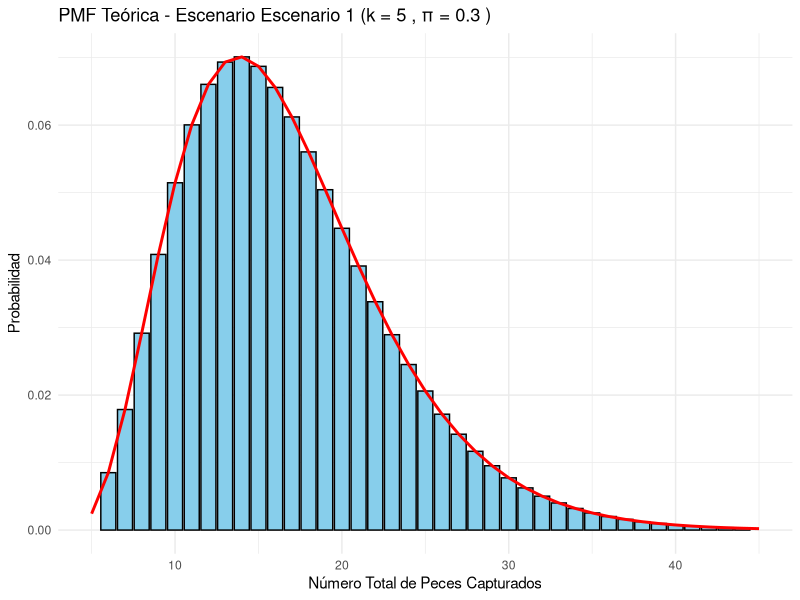
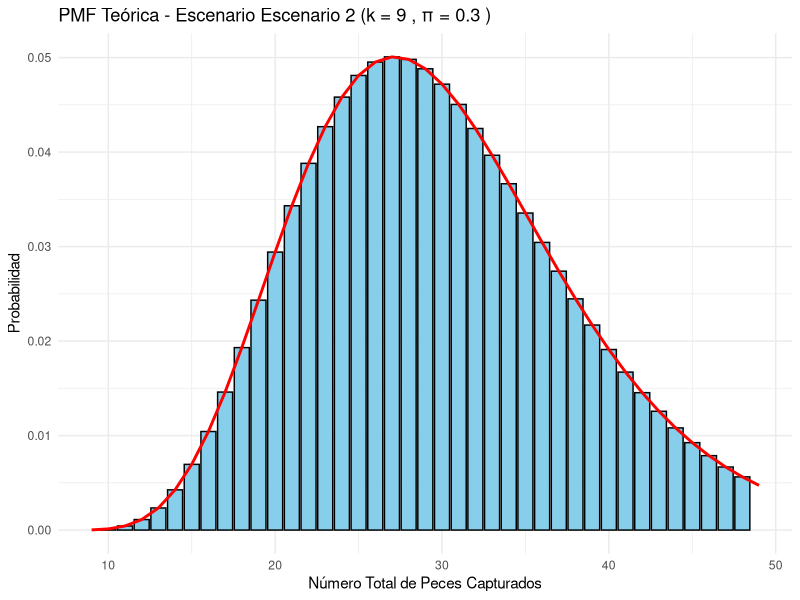
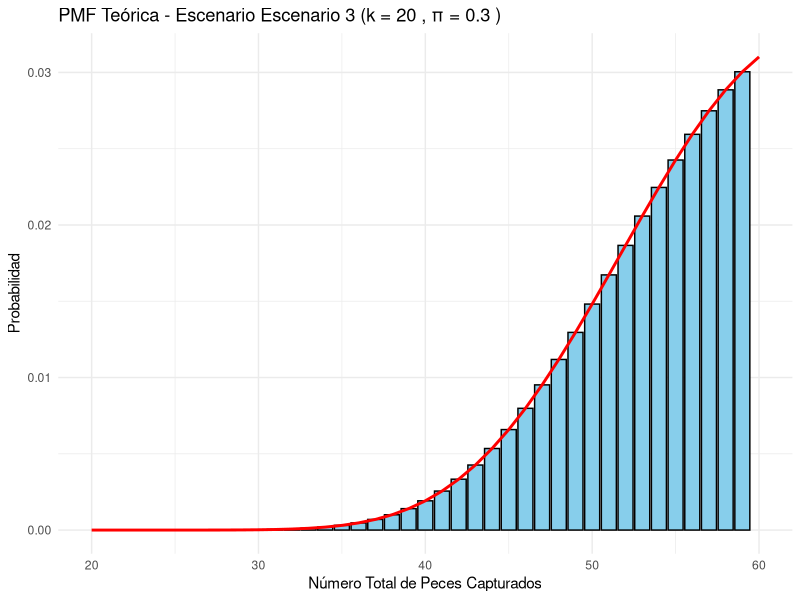
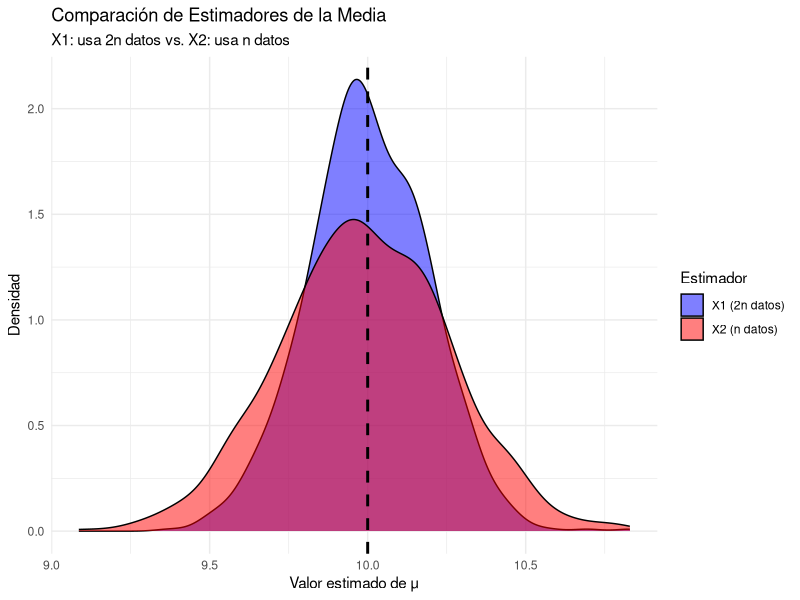
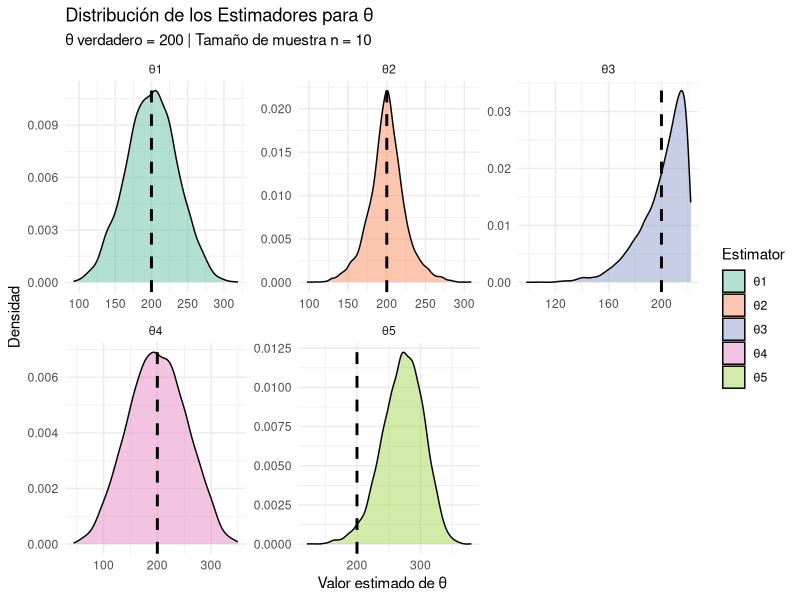
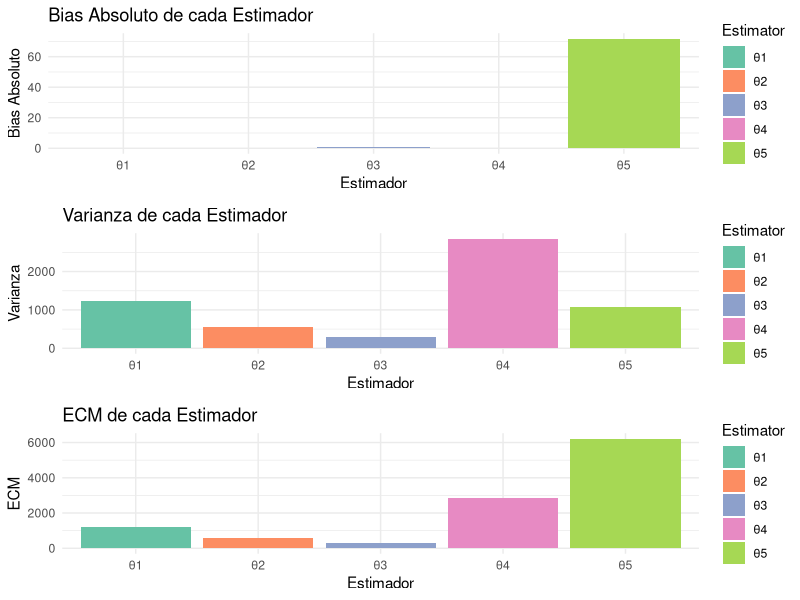
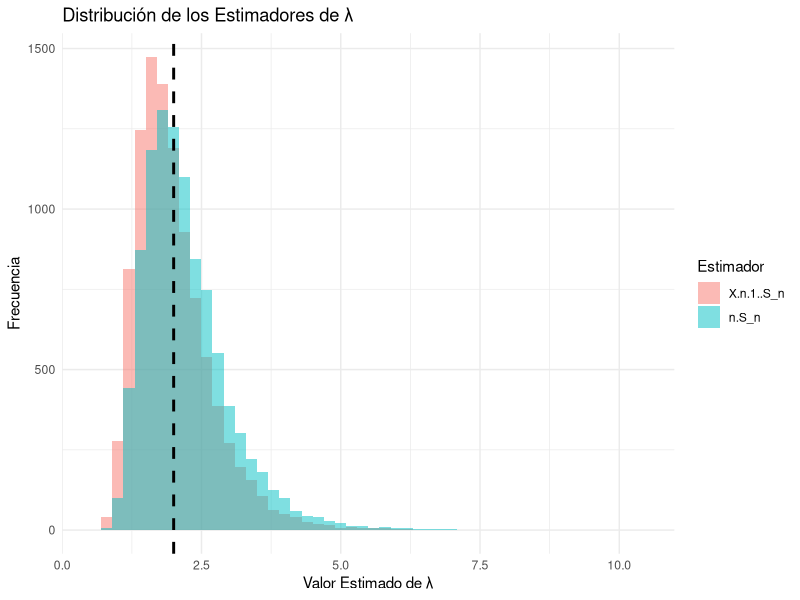
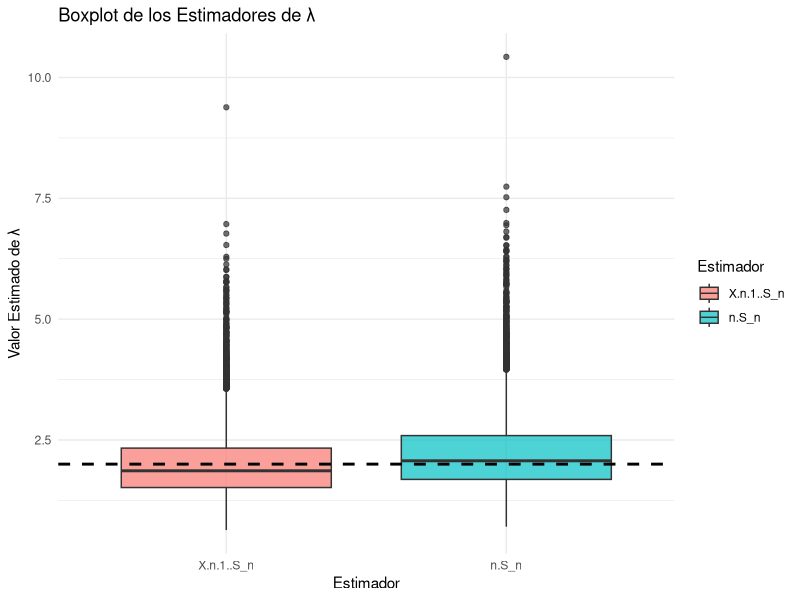

These charts were generated, in order, by the following R code:
# -------------------------------
# UNIVERSIDAD AUTONOMA DE OCCIDENTE
## MAESTRIA EN INTELIGENCIA ARTIFICIAL Y CIENCIA DE DATOS
## INFERENCIA ESTADISTICA
## DESAFÍO 1
## Profesor: Cristian E García.
## Alumno: Yoniliman Galvis Aguirre
## Codigo: 22500214
## CALI - COLOMBIA
### 02/24/2025
# -------------------------------

# -------------------------------
# PREPARAR EL SISTEMA Y CARGAR LIBRERIAS Y 
# -------------------------------

# Variable de control para habilitar o deshabilitar la eliminación de archivos, si tiene problemas para instalar un paqute puede que ayude borrar estos archivos , primero ejecuta este Chunk en FALSE, si hay problemas llevalo a TRUE y ejecuta este Chunk de nuevo. ES probable que tenga que instalar las siguientes dependencias uasndo los siguientes comandos en uan terminal: 
# sudo apt-get update
# sudo apt-get install libharfbuzz-dev libfribidi-dev libcurl4-openssl-dev libssl-dev libxml2-dev libfontconfig1-dev libfreetype6-dev libpng-dev libtiff5-dev libjpeg-dev

eliminar_archivos_habilitado <- FALSE

# Definir los archivos a eliminar
archivos <- c(".Rhistory", ".RData", ".Rprofile")

# Función para eliminar los archivos si existen
eliminar_archivos <- function(archivos) {
  for (archivo in archivos) {
    if (file.exists(archivo)) {
      file.remove(archivo)
      cat("Archivo eliminado:", archivo, "\n")
    } else {
      cat("Archivo no encontrado:", archivo, "\n")
    }
  }
}

# Eliminar los archivos si se habilitó la opción
if (eliminar_archivos_habilitado) {
  eliminar_archivos(archivos)
} else {
  cat("La eliminación de archivos está deshabilitada.\n")
}

# Instalar y cargar el paquete para manejo de conflictos
install.packages("conflicted")
library(conflicted)

# Preferir funciones específicas de paquetes que estan en conflicto en la librería tidyverse purrr y tidyr las cuales tienen funciones con nombres iguales "stats" y "caret". así que vamos adefinir cual de estas funciones vamos a preferir

conflict_prefer("filter", "dplyr")
conflict_prefer("lag", "dplyr")
conflict_prefer("lift", "purrr")

# Para hacer isntalacion de varios paquetes creamos un vector que contenga los nombre de los paquetes que queremos instalar
paquetes <- c("dplyr", "ggplot2", "caret", "ModelMetrics", "stats4", "tidyverse","tidyr","gridExtra")

# hacemos una Función que nos permite instalar paquetes si no están ya instalados en el sistema
instalar_paquetes <- function(paquetes) {
  paquetes_instalados <- paquetes[paquetes %in% installed.packages()[,"Package"]]
  nuevos_paquetes <- paquetes[!(paquetes %in% installed.packages()[,"Package"])]
  
  if(length(nuevos_paquetes)) {
    install.packages(nuevos_paquetes, quiet = TRUE)
    cat("Se instalaron los siguientes paquetes:", nuevos_paquetes, "\n")
  } else {
    cat("Todos los paquetes ya están instalados.\n")
  }
  
  if(length(paquetes_instalados)) {
    cat("Los siguientes paquetes ya estaban instalados:", paquetes_instalados, "\n")
  }
}

# Instala los paquetes que son necesarios
instalar_paquetes(paquetes)


# Cargar los paquetes
library(dplyr)
library(ggplot2)
library(caret)
library(ModelMetrics)
library(stats4)
library(tidyverse)
library(tidyr)

# -------------------------------
# SITUACION 1
# -------------------------------
# Estimacion de la proporcion de peces en el oceano pacífico
## Definimos los parámetros para hacer la simulacion
set.seed(1234)

# pi_verdadero es el valor real del parámetro que queremos estimar, en este caso es la proporcion de la especie de peces en el oceano pacífico $\pi$, contra este valor es que vamos a comparar los estimadores en la simulación, sin este valor no podriamos hacer la validacion del ECM ó del sesgo de la simulación. Si no se conoce el valor pi_verdadero, no es posible usar ECM y tocaría evaluar el rendimiento con otras métricas como varianza, intervalos de confianza o por estudios previos de muestreo.
pi_verdadero <- 0.3  # Valor verdadero de π (0 < π ≤ 0.5)

# Definimos los 3 escenarios: n = número de barcos, k = número de capturas requeridas
Escenarios <- list("Escenario 1" = list(n = 10, k = 5),
                   "Escenario 2" = list(n = 20, k = 9),
                   "Escenario 3" = list(n = 50, k = 20))

B <- 5000  # Número de simulaciones por escenario

# --- Función para el Estimador Bayesiano ó Prior---
# Calcula la media del posterior con prior uniforme en (0, 0.5)
media <- function(sum_x, n, k) {
  post_density <- function(pi) {
    2 * pi^(n * k) * (1 - pi)^(sum_x - n * k)
  }
  norm_const <- integrate(post_density, lower = 0, upper = 0.5)$value
  num_int <- integrate(function(pi) pi * post_density(pi),
                       lower = 0, upper = 0.5)$value
  return(num_int / norm_const)
}

# --- Definición de los Estimadores Propuestos ---

# 1. Estimador MLE (o basado en la media muestral)
estimador_mle <- function(data, k) { 
  k / mean(data) 
}

# 2. Estimador basado en transformación logarítmica
# Evitamos usar el nombre "log" para no colisionar con la función base.
estimador_log <- function(data, k) { 
  exp(mean(log(k / data))) 
}

# 3. Estimador Bayesiano
estimador_bayes <- function(data, k) { 
  media(sum(data), length(data), k) 
}

# 4. Estimador UMVUE (insesgado)
estimador_umvue <- function(data, k) {
  (length(data) * k - 1) / (sum(data) - 1)
}

# --- Simulaciones y Comparaciones ---
result <- list()           # Para almacenar el ECM de cada estimador por escenario
estimates_all <- data.frame()  # Para recolectar los valores estimados y graficarlos

for (esc in names(Escenarios)) {
  n <- Escenarios[[esc]]$n
  k <- Escenarios[[esc]]$k
  
  # Matriz para almacenar los valores de cada estimador en cada simulación
  est <- matrix(NA, nrow = B, ncol = 4)
  colnames(est) <- c("MLE", "Logaritmo", "Bayes", "UMVUE")
  
  for (i in 1:B) {
    # Generar datos para n barcos:
    # rnbinom(n, size = k, prob = pi_verdadero) genera el número de fracasos hasta k éxitos.
    # Sumamos k para obtener el total de capturas.
    data <- rnbinom(n, size = k, prob = pi_verdadero) + k
    
    # Calcular cada uno de los estimadores:
    est[i, "MLE"]       <- estimador_mle(data, k)
    est[i, "Logaritmo"] <- estimador_log(data, k)
    est[i, "Bayes"]     <- estimador_bayes(data, k)
    est[i, "UMVUE"]     <- estimador_umvue(data, k)
  }
  
  # Calcular el ECM para cada estimador en el escenario actual
  ECM <- colMeans((est - pi_verdadero)^2)
  result[[esc]] <- ECM
  
  # Convertir a formato largo para graficar
  df <- as.data.frame(est)  # Se usa "est" (no "estimaciones")
  df$Simulacion <- 1:B
  df_long <- pivot_longer(df, cols = c("MLE", "Logaritmo", "Bayes", "UMVUE"),
                          names_to = "Estimador", values_to = "Valor")
  df_long$Escenario <- esc
  estimates_all <- rbind(estimates_all, df_long)
}

# Mostrar los resultados (ECM) para cada escenario
for (esc in names(result)) {
  cat("\nEscenario", esc, "\n")
  print(result[[esc]])
}

# --- Graficar la PMF teórica de la distribución negativa binomial para cada escenario ---
# Esto ilustra la distribución de capturas en un solo barco (para cada k del escenario)
for (esc in names(Escenarios)) {
  k_vis <- Escenarios[[esc]]$k
  x_vals <- k_vis:(k_vis + 40)
  # Redondeamos para asegurarnos de tener valores enteros en la función dnbinom
  pmf_vals <- dnbinom(round(x_vals - k_vis), size = k_vis, prob = pi_verdadero)
  df_teorico <- data.frame(Total = x_vals, Probabilidad = pmf_vals)
  
  set.seed(123)  # Para reproducibilidad
  n_sim <- 10000
  simulados <- rnbinom(n_sim, size = k_vis, prob = pi_verdadero) + k_vis
  df_sim <- data.frame(Total = simulados)
  
  g <- ggplot(df_teorico, aes(x = Total, y = Probabilidad)) +
    geom_bar(stat = "identity", fill = "skyblue", color = "black") +
    geom_line(data = df_teorico, aes(x = Total, y = Probabilidad),
              color = "red", size = 1) +
    labs(title = paste("PMF Teórica - Escenario", esc, "(k =", k_vis, ", π =", pi_verdadero, ")"),
         x = "Número Total de Peces Capturados", y = "Probabilidad") +
    xlim(c(k_vis, k_vis + 40)) +
    theme_minimal()
  
  print(g)
}

# Construir la tabla ECM utilizando sapply y verificando que cada estimador exista
ECM_tabla <- data.frame(
  Escenario   = names(result),
  n           = sapply(names(result), function(x) Escenarios[[x]]$n),
  k           = sapply(names(result), function(x) Escenarios[[x]]$k),
  MLE         = sapply(result, function(x) { if("MLE" %in% names(x)) as.numeric(x["MLE"]) else NA }),
  Logaritmo   = sapply(result, function(x) { if("Logaritmo" %in% names(x)) as.numeric(x["Logaritmo"]) else NA }),
  Bayes       = sapply(result, function(x) { if("Bayes" %in% names(x)) as.numeric(x["Bayes"]) else NA }),
  UMVUE       = sapply(result, function(x) { if("UMVUE" %in% names(x)) as.numeric(x["UMVUE"]) else NA }),
  stringsAsFactors = FALSE
)


# Resumen de EMC de el desempeño de los estimadores en cada escenario planteado
if(requireNamespace("knitr", quietly = TRUE)){
  knitr::kable(ECM_tabla, caption = "ECM de cada estimador por escenario, donde n = número de barcos, k = número de capturas requeridas")
} else {
  print(ECM_tabla)
}

# -------------------------------
## Conclusiones
# -------------------------------

# En el ejercicio propuse 4 etimadores: el de mediana muestral o momentos (MLE) y su version insesgada UMVUE o de varianza mínima, el de transformación Logaritmica y el Bayesiano.
# Se plantearon 3 escenarios diferentes y se realizáron las simulaciones respectivas.
# Obsevamos que segun el ECM:
  
# *   Los estimadores basados en la media muestral (MLE y UMVUE) son los de mejor desempeño.
# *   Los estimadores basados en la media muestral (MLE y UMVUE) se comportan de manera muy similar.
# *   Los estimadores basados en la media muestral (MLE y UMVUE) mejoran en consistencia a medida que las muesras $k$ aumentan.
# *   El estimador basado en transformación logarítmica mejora igual a medida que las muestras sonmas grandes pero mantiene un ECM superior y eso significa menor eficiencia.
# *   El estimador bayesiano no presenta resultados en todos los escenarios y puede signiicar que necesita mayor verificacion o una seleccion del pior nueva o que este estimador no es suficientemente robusto para este muestreo en particular.


# -------------------------------
# SITUACION 2
# -------------------------------

###############################################################################
# Estimación de la Media de una Población
# Comparación de dos estimadores:
#   X1 = (1/(2n)) * Σ x_i (usa 2n datos)
#   X2 = (1/n)  * Σ x_i (usa solo los primeros n datos)
#
# Se evidenciará que X1 es mejor ya que tiene menor varianza.
###############################################################################

# Cargar las librerías necesarias
library(ggplot2)
library(knitr)

# Parámetros de la simulación
set.seed(123)                # La semilla para grantizar la reproducibilidad
n <- 50                      # tamaño de la muestra
N <- 2 * n                   # Tamaño total de la muestra
mu <- 10                     # Media de la poblacion
sigma <- 2                   # Desviación estándarde la poblacion
replicaciones <- 1000        # Número de muestras para la simulacion

# Creamos los vectores para almacenar los estimadores
X1 <- numeric(replicaciones) # Estimador que usa 2n datos (todos)
X2 <- X1  # Estimador que solo usa el primer set de datos

# Simulación: en cada réplica se extrae una muestra de tamaño 2n de la población
for(i in 1:replicaciones){
  sample_data <- rnorm(N, mean = mu, sd = sigma)
  X1[i] <- mean(sample_data)        # Usa todos los 2n datos
  X2[i] <- mean(sample_data[1:n])     # Usa solo los primeros n datos
}

# Calcular las varianzas empíricas (ECM, pues son insesgados)
ecm_X1 <- var(X1)   # Teóricamente: sigma^2/(2n) = (4)/(100) = 0.04
ecm_X2 <- var(X2)   # Teóricamente: sigma^2/n   = (4)/(50)  = 0.08

cat("Varianza (ECM) de X1 (2n datos):", ecm_X1, "\n")
cat("Varianza (ECM) de X2 (n datos):", ecm_X2, "\n")

# Crear un data frame para graficar las densidades de ambos estimadores
df <- data.frame(
  Estimador = factor(c(rep("X1 (2n datos)", length(X1)), rep("X2 (n datos)", length(X2)))),
  Valor = c(X1, X2)
)

# Gráfica comparativa: densidades de los estimadores y línea vertical en mu
g <- ggplot(df, aes(x = Valor, fill = Estimador)) +
  geom_density(alpha = 0.5) +
  geom_vline(xintercept = mu, linetype = "dashed", color = "black", linewidth = 1) +
  labs(title = "Comparación de Estimadores de la Media",
       subtitle = "X1: usa 2n datos vs. X2: usa n datos",
       x = "Valor estimado de μ", y = "Densidad") +
  scale_fill_manual(values = c("blue", "red")) +
  theme_minimal()

print(g)

# Tabla de resumen usando knitr::kable
ECM_tabla <- data.frame(
  Estimador = c("X1 (2n datos)", "X2 (n datos)"),
  ECM = c(ecm_X1, ecm_X2)
)

# Imprimir la tabla
kable(ECM_tabla, caption = "ECM (Varianza empírica) de cada estimador")

# -------------------------------
## Conclusiones
# -------------------------------
# *   El análisis en la gráfica y la teoría nos demuestra que el mejor estimador de $\mu$ es $\overline{X}_1$ ya que este utiliza los $2n$ datos y presenta una varianza $\frac{\sigma²}{(2n)}$ y esa es menor que la varianza de $\overline{X}_2 = \frac{\sigma²}{(n)}$, porque esta solo utiliza la primera mitad de lso datos $n$.
# *   Se demuestra entonces de forma teórica y de forma gráfica que ql estimador de mejor desempeño será siempre aquel que utiliza toda la muestra de datos y no solo una parte de ella.


# -------------------------------
# SITUACION 3
# -------------------------------

###############################################################################
# Estimación de θ (número total de vehículos piratas)
#
# La población consiste en vehículos numerados consecutivamente: 1,2,...,θ.
# Se extrae una muestra aleatoria de tamaño n (sin reemplazo) y se registran los
# números observados: X1, X2, …, Xn.
#
# Se proponen los siguientes estimadores:
#
#   (1)   θ̂(1) = 2·X̄ - 1
#          (porque E(X) = (θ+1)/2 para X ~ Uniforme{1, …, θ})
#
#   (2)   θ̂(2) = X_(n) + X_(1) - 1
#
#   (3)   θ̂(3) = X_max + d̄, donde d̄ es la media de los saltos consecutivos.
#          Al ordenar la muestra: d̄ = (X_(n) - X_(1))/(n-1), de modo que
#          θ̂(3) = X_(n) + (X_(n) - X_(1))/(n-1)
#
#   (4)   θ̂(4) = 2·Med(X) - 1
#
#   (5)   θ̂(5) = X̄ + 3·S
#
# Se simula el comportamiento de estos estimadores para diferentes escenarios
# variando el valor real de θ y el tamaño de muestra n.
###############################################################################

# Cargar las librerías necesarias
library(ggplot2)
library(dplyr)
library(tidyr)
library(knitr)
library(gridExtra)

# Parámetros de simulación
set.seed(1234)
theta_true <- 200    # Valor real de θ (número total de vehículos)
n <- 10              # Tamaño de la muestra (n vehículos observados)
B <- 5000            # Número de réplicas de la simulación

# Inicializamos vectores para almacenar los valores de cada estimador
est1 <- numeric(B)   # Estimador (1): 2*mean - 1
est2 <- numeric(B)   # Estimador (2): min + max - 1
est3 <- numeric(B)   # Estimador (3): max + (max - min)/(n-1)
est4 <- numeric(B)   # Estimador (4): 2*median - 1
est5 <- numeric(B)   # Estimador (5): mean + 3*sd

# Simulación: Para cada réplica se extrae una muestra aleatoria de tamaño n de {1,2,...,θ}
for (i in 1:B) {
  muestra <- sample(1:theta_true, size = n, replace = FALSE)
  
  # Calcular cada uno de los estimadores:
  est1[i] <- 2 * mean(muestra) - 1
  est2[i] <- min(muestra) + max(muestra) - 1
  est3[i] <- max(muestra) + (max(muestra) - min(muestra)) / (n - 1)
  est4[i] <- 2 * median(muestra) - 1
  est5[i] <- mean(muestra) + 3 * sd(muestra)
}

# Crear un data frame con los resultados de las simulaciones y convertir a formato largo
df <- data.frame(
  Replication = 1:B,
  `θ1` = est1,
  `θ2` = est2,
  `θ3` = est3,
  `θ4` = est4,
  `θ5` = est5
)


df_long <- pivot_longer(df, cols = -Replication, 
                        names_to = "Estimator", values_to = "Value")
# Convertir la variable Estimator a factor (usando los valores observados)
df_long$Estimator <- as.factor(df_long$Estimator)

# Graficar las densidades de cada estimador (facetas) con la línea vertical en θ_true
p_dens <- ggplot(df_long, aes(x = Value, fill = Estimator)) +
  geom_density(alpha = 0.5) +
  facet_wrap(~ Estimator, scales = "free") +
  geom_vline(xintercept = theta_true, linetype = "dashed", color = "black", linewidth = 1) +
  labs(title = "Distribución de los Estimadores para θ",
       subtitle = paste("θ verdadero =", theta_true, "| Tamaño de muestra n =", n),
       x = "Valor estimado de θ", y = "Densidad") +
  theme_minimal() +
  scale_fill_brewer(palette = "Set2")
print(p_dens)

# Calcular sesgo, varianza y ECM para cada estimador y construir una tabla resumen
summary_table <- df_long %>%
  group_by(Estimator) %>%
  summarise(
    Bias = round(mean(Value) - theta_true, 3),
    Variance = round(var(Value), 3),
    ECM = round((mean(Value) - theta_true)^2 + var(Value), 3)
  )

# Imprimir la tabla resumen con knitr::kable
kable(summary_table, digits = 3, caption = "Resumen de los Estimadores: Sesgo, Varianza y ECM")

# Graficar barras comparativas para Bias (valor absoluto), Varianza y ECM
p_bias <- ggplot(summary_table, aes(x = Estimator, y = abs(Bias), fill = Estimator)) +
  geom_bar(stat = "identity") +
  labs(title = "Bias Absoluto de cada Estimador", y = "Bias Absoluto", x = "Estimador") +
  theme_minimal() +
  scale_fill_brewer(palette = "Set2")

p_variance <- ggplot(summary_table, aes(x = Estimator, y = Variance, fill = Estimator)) +
  geom_bar(stat = "identity") +
  labs(title = "Varianza de cada Estimador", y = "Varianza", x = "Estimador") +
  theme_minimal() +
  scale_fill_brewer(palette = "Set2")

p_ecm <- ggplot(summary_table, aes(x = Estimator, y = ECM, fill = Estimator)) +
  geom_bar(stat = "identity") +
  labs(title = "ECM de cada Estimador", y = "ECM", x = "Estimador") +
  theme_minimal() +
  scale_fill_brewer(palette = "Set2")

# Combinar las tres gráficas en un panel vertical
grid.arrange(p_bias, p_variance, p_ecm, ncol = 1)

# -------------------------------
## Conclusiones
# -------------------------------

# *   El indicador $\theta_4$ presenta un sesgo cercano a cero $(0.04)$ lo cual es el ideal pero la varianza es la mas alta de todos $(2856.68)$ y nos indica que los valores estimados tienen variaciones altas entre una muestra y la otra.
# *   El indicador $\theta_5$ presenta el sesgo mas elevado $(71.79)$ y una varianza alta $(1064.25)$ aunque la varianza está entre la media de todos el alto sesgo nos indica que no es un estimador muy adecuado para la implementacion.
# *   Los indicadores $\theta_1$ y $\theta_2$ presentan los sesgos mas bájos $(0.22)$ y $(0.23)$ respectivamente, pero la varianza de $\theta_1$ es alta $(1234.53)$ mientras la varianza de $\theta_2$ es moderada pero no es la mas baja de entre todos los indicadores $(562.23)$
# *   El indicador $\theta_3$ presenta un sesgo bajo y aunque no es el menor de todos los estimadores si es cercano a 0: $(1.08)$ además si tiene el valor de varianza mas bajo de todo el set $(306.33)$.
# *   El ECM es la sumatoria del cuadrado del sesgo y la varianza y refleja el desempeño o presicion global del estimador, tomando en cuenta esto el ECM más bajo es de $\theta_3$ con $(307.49)$ lo cual nos indica que a pesar de que el sesgo no es el mas bájo la combinacion de este y la poca varianza hacen este indicador como el mejor en precision global.
# *   Los estimadores $\theta_1, \theta_4 y \theta_5$ tiene ECMs muy altos $(1234.58, 2856.68, 6212.32)$ respectivamente y esto indica que no sin importar el bajo sesgo, la alta varianza los convierte en inadecuados.
# *   El estimador $\theta_2$ tiene igualmente un ECM bajo $(562.28)$, tiene tambien bajo sesgo $(0.23)$ y una varianza moderada $(562.23)$ pero el ECM es mayor que el ECM de $\theta_3$ con $(307.45)$, con lo cual concluimos que $\theta_2$ es un buen indicador.
# La mejor estimación de $\theta$ se logra usando el estimador $\hat{\theta_3} = X_{max} + \frac{X_{max} -X_{min}}{n-1}$, esto a que este presenta la mejor precision global $(307.49)$ manteniendo un sesgo cercano a cero $(1.08)$ y la varianza mas baja $(306.33)$, ahora bien este desafio necesita estimar un valor desconocido de $\theta$ por tanto una baja varianza nos ayuda a estimar un valor que sea mas cercano al valor real de $\theta$.


# -------------------------------
# SITUACION 4
# -------------------------------

# Configuración inicial
set.seed(123)           # Para reproducibilidad
M <- 10000              # Número de simulaciones
n <- 10                 # Tamaño muestral (n > 2)
lambda_true <- 2        # Valor real de lambda

# Inicializar vectores para almacenar los estimadores
lambda_hat_prop <- numeric(M)  # Estimador propuesto: (n-1)/S_n
lambda_hat_MLE  <- numeric(M)  # Estimador MLE (y de momentos): n/S_n = 1/mean(X)

# Simulación de los experimentos
for(i in 1:M){
  # Generar n tiempos de atención de una exponencial con parámetro lambda_true
  X <- rexp(n, rate = lambda_true)
  S_n <- sum(X)
  
  # Estimador propuesto: (n-1)/S_n
  lambda_hat_prop[i] <- (n - 1) / S_n
  
  # Estimador MLE y de momentos: n/S_n = 1/mean(X)
  lambda_hat_MLE[i] <- n / S_n
}

# Cálculo de sesgo, varianza y ECM para cada estimador
bias_prop <- mean(lambda_hat_prop) - lambda_true
var_prop  <- var(lambda_hat_prop)
mse_prop  <- mean((lambda_hat_prop - lambda_true)^2)

bias_MLE <- mean(lambda_hat_MLE) - lambda_true
var_MLE  <- var(lambda_hat_MLE)
mse_MLE  <- mean((lambda_hat_MLE - lambda_true)^2)

# Crear una tabla con los resultados finales
resultados <- data.frame(
  Estimador = c("Propuesto ((n-1)/S_n)", "MLE (n/S_n = 1/mean(X))"),
  Sesgo     = c(round(bias_prop, 4), round(bias_MLE, 4)),
  Varianza  = c(round(var_prop, 6), round(var_MLE, 6)),
  ECM       = c(round(mse_prop, 6), round(mse_MLE, 6))
)

# Mostrar la tabla de resultados
print(resultados)

# Cargar librerías para gráficos
library(ggplot2)
library(reshape2)

# Crear un data frame con los estimadores para los gráficos
df <- data.frame(`(n-1)/S_n` = lambda_hat_prop, `n/S_n` = lambda_hat_MLE)
df_melt <- melt(df, variable.name = "Estimador", value.name = "Valor")

# Histograma superpuesto de los estimadores
p1 <- ggplot(df_melt, aes(x = Valor, fill = Estimador)) +
  geom_histogram(alpha = 0.5, bins = 50, position = "identity") +
  geom_vline(xintercept = lambda_true, linetype = "dashed", color = "black", size = 1) +
  labs(title = "Distribución de los Estimadores de λ",
       x = "Valor Estimado de λ", y = "Frecuencia") +
  theme_minimal()

# Boxplot comparativo de los estimadores
p2 <- ggplot(df_melt, aes(x = Estimador, y = Valor, fill = Estimador)) +
  geom_boxplot(alpha = 0.7) +
  geom_hline(yintercept = lambda_true, linetype = "dashed", color = "black", size = 1) +
  labs(title = "Boxplot de los Estimadores de λ",
       x = "Estimador", y = "Valor Estimado de λ") +
  theme_minimal()

# Mostrar los gráficos
print(p1)
print(p2)

# -------------------------------
## Conclusiones
# -------------------------------
# *   Tanto en el soporte matemático como el programa en R podemos observar que el estimador $\hat{\lambda}= \frac{n-1}{S_n}$ es **insesgado**.
# *   El ECM calculado es $ECM(\hat{\lambda}) = \frac{\lambda²}{n-2}$.
# *   Los estimadores calculados de momentos y máxima verosimilitud coinciden ya que $\hat{\lambda}=\frac{1}{\overline{X}}=\frac{n}{S_n}$, con lo cual podemos definir que no importa cual usamos vamos a obtener la misma estimación, en términos generales podemos decir que aplicar el método de momentos es mas fácil de aplicar en situaciones que necesiten rapidez y facilidad, mientras, aplicar el método de máxima verosimilitud cuando se necesite un resultado mas robusto.
